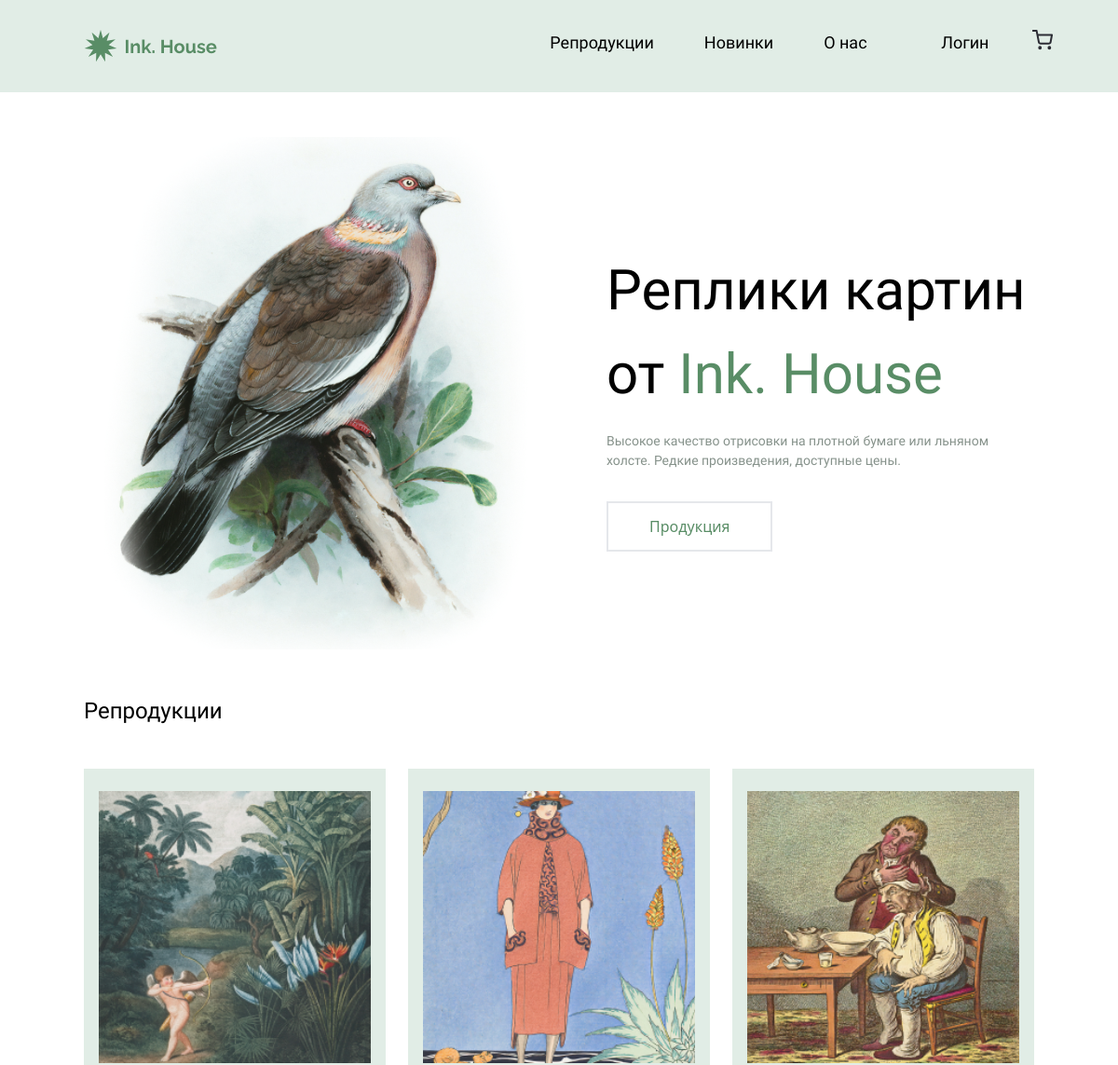
Before: / (upper part) with the older database file.
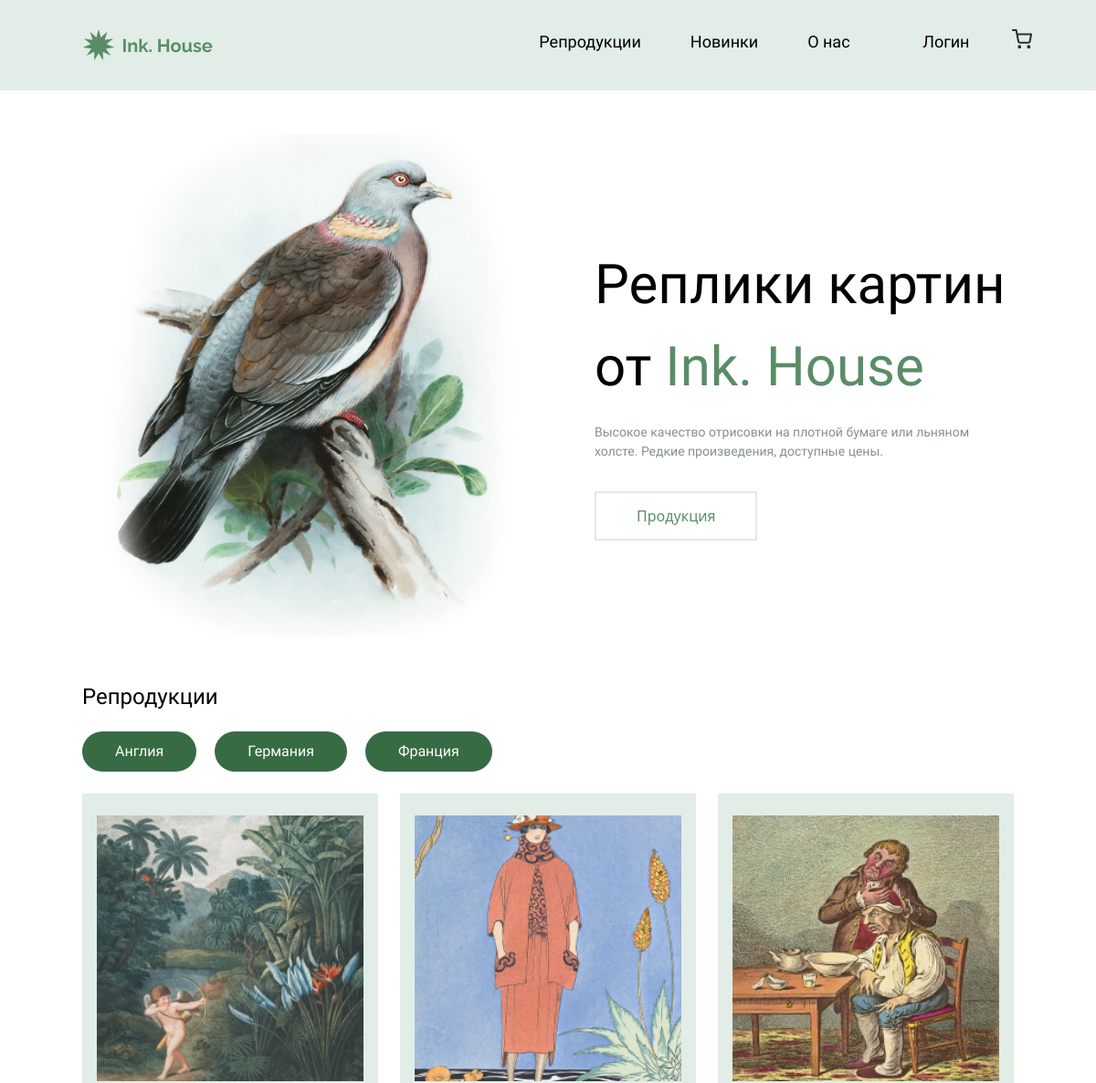
After: the same page with the newer database file.
### core/models.py (models this page shows, shortened)
class Product(models.Model):
    title = models.CharField(max_length=30, blank=True, null=True)
    description = models.CharField(max_length=100, blank=True, null=True)
    author = models.ForeignKey(Author, on_delete=models.CASCADE, null=True, blank=True)
    price = models.IntegerField(default=666)
    image = models.ImageField(upload_to='images/', null=True, blank=True)
    category = models.ForeignKey(Category, on_delete=models.CASCADE, null=True, blank=True)

class Category(models.Model):
    title = models.CharField(max_length=100, blank=True, null=True)

### core/views.py (the view)
# urls.py: path('', views.home_view, name='home')
def home_view(request):
    categories = Category.objects.all()
    products = Product.objects.all()
    page_name = 'Home'
    if request.GET.get('category') == "all" or request.GET.get('category') is None:
        products = Product.objects.all()
    else:
        products = Product.objects.filter(category=request.GET.get('category'))
    return render(request, 'core/homepage.html', context={'page_name': page_name, 'products': products, 'categories': categories})

### core/models.py (called while the page is built)
    def __str__(self):
        return f"{self.name}"

### core/templates/core/homepage.html (shortened to what this page needs)
{% extends 'base.html' %} {% load static %} {% block content %}
<div class="main-wrapper | flex flex-col gap-[3em]">
  <section class="hero-section |">
    <div class="hero-container | max-w-[85%] mx-auto">
      <div class="hero-inner | sm:flex sm:mt-[3em] lg:justify-between">
        <div class="hero-picture | hidden sm:block md:w-[60%] lg:w-[47%]">
          <img
            class="w-full"
            src="{% static 'images/hero-image.png' %}"
            alt="hero-image"
          />
        </div>
        <div
          class="hero-text | flex flex-col gap-[1em] mt-[3.75em] sm:mt-0 md:w-[35%] md:justify-center lg:w-[45%]"
        >
          <h1 class="main-font main-title md:text-[2.75rem] lg:text-[3.75rem]">
            Реплики картин от <span class="text-primary">Ink. House</span>
          </h1>
          <p class="subtext main-font text-[#86928B]">
            Высокое качество отрисовки на плотной бумаге или льняном холсте.
            Редкие произведения, доступные цены.
          </p>
          <div class="button-block | mt-[2em]">
            <a class="text-primary border-2 py-[0.875em] px-[2.75em]" href="#"
              >Продукция</a
            >
          </div>
        </div>
      </div>
    </div>
  </section>
  <section class="products | main-font">
    <div class="products-container | flex flex-col justify-between">
      <div class="products-inner |">
        <div class="title-and-tags | flex flex-col gap-[1.25em]">
          <div class="title-block | w-[85%] mx-auto">
            <h1 class="text-[1.5rem] main-font">Репродукции</h1>
          </div>
          <form action="" method="GET">
            <ul
              class="tags | flex gap-[1.25em] main-font overflow-scroll ml-[7.5%] md:overflow-hidden"
            >
              {% for category in categories%}
              <li>
                <button
                  type="submit"
                  name="category"
                  value="{{category.id}}"
                  class="bg-[#376B44] text-white rounded-[7em] py-[0.6em] px-[2.25em]"
                >
                  {{category.title}}
                </button>
              </li>
              {% endfor %}
            </ul>
          </form>
        </div>
        <div
          class="products-grid | grid grid-cols-1 mt-[1.5em] gap-[1.5em] max-w-[85%] mx-auto sm:grid-cols-2 md:grid-cols-3"
        >
          {% for product in products %}
          <div class="product-item | bg-[#E1EDE6] py-[1.5em]">
            <div class="product-container | w-[90%] mx-auto">
              <div class="product-image |">
                <img
                  class="w-[100%]"
                  src="{{ product.image.url }}"
                  alt="product-image"
                />
              </div>
            </div>
          </div>
          {% endfor %}
        </div>
      </div>
    </div>
  </section>
</div>
{% endblock content %}

Changed rows visible on the page:
added Category: {{ category.id }} 1 (drawn), title "Англия"
added Category: {{ category.id }} 2 (drawn), title "Германия"
added Category: {{ category.id }} 3 (drawn), title "Франция"
